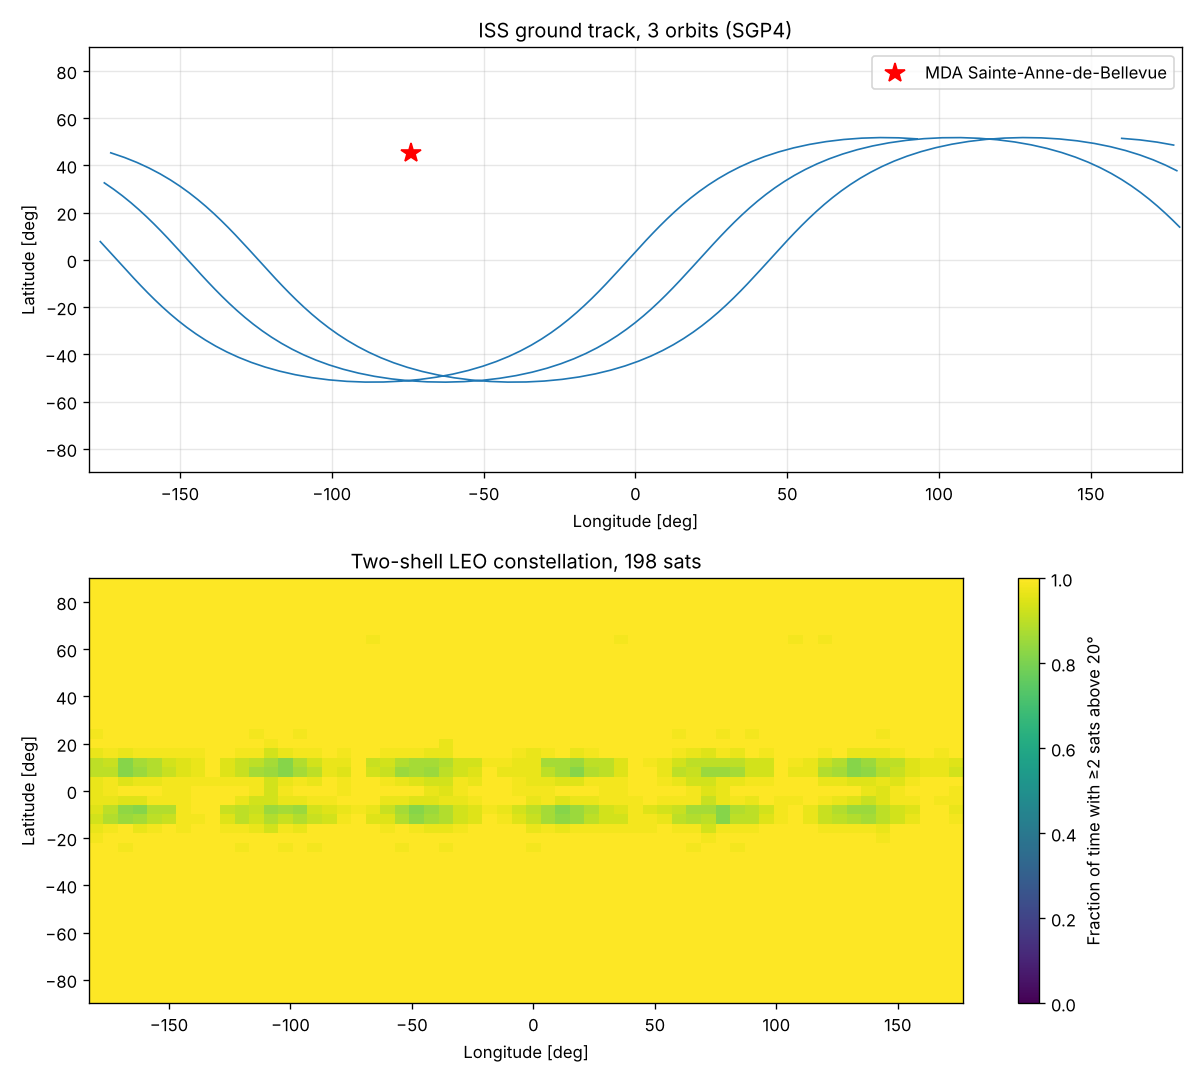

Generate this figure with Python:
"""Demo: ISS passes over MDA Sainte-Anne-de-Bellevue, ground track, and
coverage of a two-shell LEO broadband constellation.

The constellation is *illustrative* of a Lightspeed-class design (a polar
shell plus an inclined shell, 198 satellites); the parameters are not
Telesat's flight values.
"""
from datetime import timedelta
import numpy as np
import matplotlib
matplotlib.use("Agg")
import matplotlib.pyplot as plt
from orbitkit.tle import Satellite
from orbitkit.passes import GroundStation, find_passes
from orbitkit.coverage import WalkerShell, coverage_fraction

ISS = ("1 25544U 98067A   08264.51782528 -.00002182  00000-0 -11606-4 0  2927",
       "2 25544  51.6416 247.4627 0006703 130.5360 325.0288 15.72125391563537")
gs = GroundStation("MDA Sainte-Anne-de-Bellevue", 45.405, -73.95, 0.03, 10.0)
sat = Satellite(*ISS, name="ISS")

print(f"Passes of {sat.name} over {gs.name} (mask {gs.min_el_deg} deg), 24 h from epoch {sat.epoch:%Y-%m-%d %H:%M} UTC")
print(f"{'AOS (UTC)':20s} {'TCA':9s} {'LOS':9s} {'max el':>7s} {'dur':>6s} {'AOS az':>7s} {'LOS az':>7s}")
for p in find_passes(sat, gs, sat.epoch, 24.0):
    print(f"{p.aos:%Y-%m-%d %H:%M:%S}  {p.tca:%H:%M:%S} {p.los:%H:%M:%S} {p.max_el_deg:7.2f} {p.duration_s:6.0f} "
          f"{p.aos_az_deg:7.1f} {p.los_az_deg:7.1f}")

ts = [sat.epoch + timedelta(minutes=m) for m in range(0, 3 * 92)]
lat, lon = np.array([sat.subpoint(t)[:2] for t in ts]).T
lon_plot = np.where(np.abs(np.diff(lon, prepend=lon[0])) > 180, np.nan, lon)

shells = [WalkerShell(1015.0, 98.98, 78, 6, 1), WalkerShell(1325.0, 50.88, 120, 20, 1)]
lats, lons = np.arange(-88, 89, 4.0), np.arange(-180, 180, 6.0)
cov = coverage_fraction(shells, lats, lons, np.arange(0, 2 * 3600, 120), min_el_deg=20.0, fold=2)
print(f"Area-weighted 2-fold coverage at 20 deg mask: "
      f"{np.average(cov.mean(1), weights=np.cos(np.radians(lats))):.3f}")

fig, ax = plt.subplots(2, 1, figsize=(10, 9))
ax[0].plot(lon_plot, lat, lw=1)
ax[0].plot(gs.lon_deg, gs.lat_deg, "r*", ms=12, label=gs.name)
ax[0].set(xlim=(-180, 180), ylim=(-90, 90), xlabel="Longitude [deg]", ylabel="Latitude [deg]",
          title="ISS ground track, 3 orbits (SGP4)")
ax[0].legend(); ax[0].grid(alpha=.3)
im = ax[1].pcolormesh(lons, lats, cov, shading="auto", vmin=0, vmax=1)
fig.colorbar(im, ax=ax[1], label="Fraction of time with ≥2 sats above 20°")
ax[1].set(xlabel="Longitude [deg]", ylabel="Latitude [deg]", title="Two-shell LEO constellation, 198 sats")
fig.tight_layout(); fig.savefig("examples/demo.png", dpi=120)
print("saved examples/demo.png")
